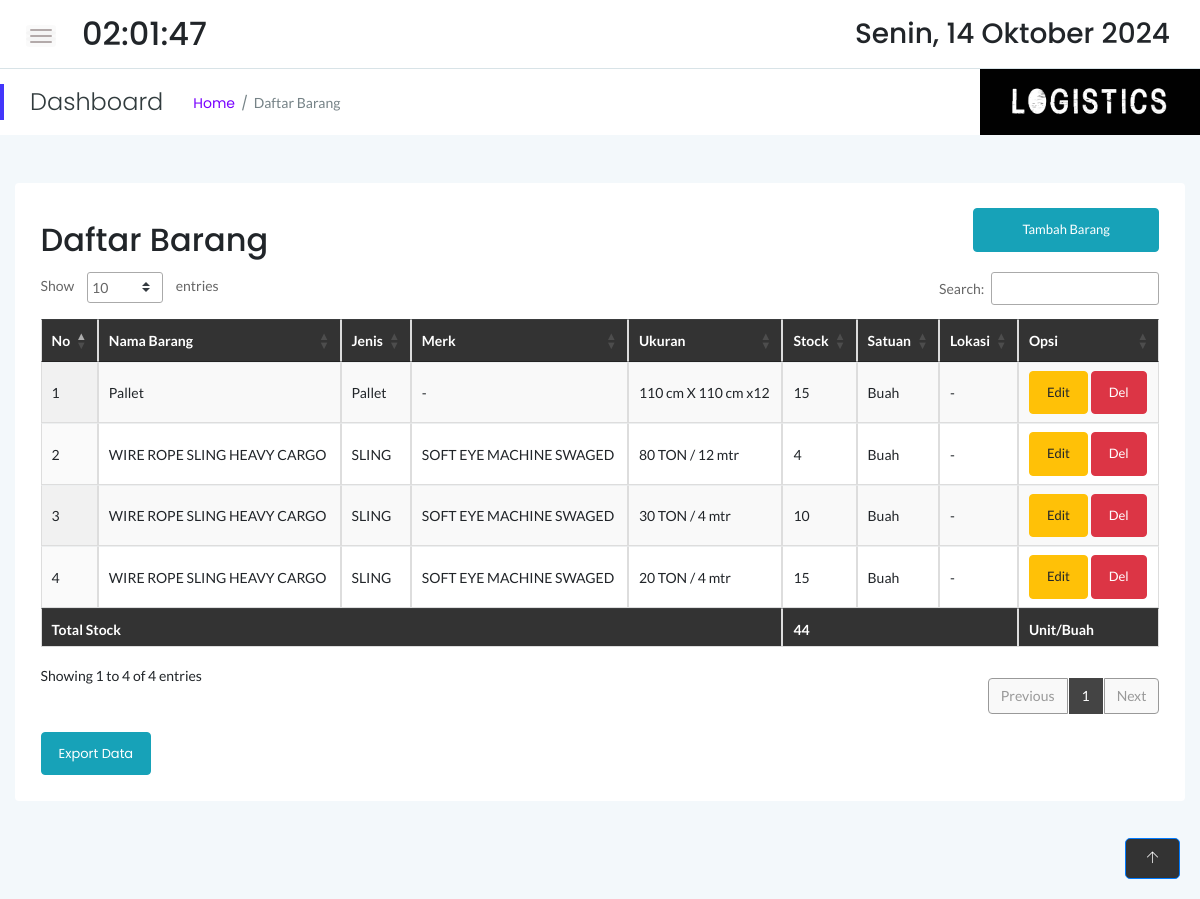
Screenshot of /stock/stock.php (signed in) with the database file from the repository.
### tables this page shows
CREATE TABLE `sstock_brg` (
  `idx` int(11) NOT NULL,
  `nama` varchar(55) NOT NULL,
  `jenis` varchar(30) NOT NULL,
  `merk` varchar(40) NOT NULL,
  `ukuran` varchar(20) NOT NULL,
  `stock` int(12) NOT NULL,
  `satuan` varchar(10) NOT NULL,
  `lokasi` varchar(55) NOT NULL
);

### stock/stock.php (the view, shortened to what this page needs)
<!doctype html>
<html class="no-js" lang="en">
<?php
    include '../dbconnect.php';
	?>
<head>
    <link rel="stylesheet" href="assets/css/bootstrap.min.css">
    <link rel="stylesheet" href="assets/css/font-awesome.min.css">
    <link rel="stylesheet" href="assets/css/themify-icons.css">
    <link rel="stylesheet" href="assets/css/metisMenu.css">
    <link rel="stylesheet" href="assets/css/owl.carousel.min.css">
    <link rel="stylesheet" href="assets/css/slicknav.min.css">
    <link rel="stylesheet" href="https://www.amcharts.com/lib/3/plugins/export/export.css" type="text/css" media="all" />
	<link rel="stylesheet" type="text/css" href="https://cdn.datatables.net/1.10.19/css/jquery.dataTables.min.css">
    <link rel="stylesheet" type="text/css" href="https://cdn.datatables.net/1.10.19/css/jquery.dataTables.css">
    <link rel="stylesheet" type="text/css" href="https://cdn.datatables.net/1.10.18/css/dataTables.bootstrap4.min.css">
    <link rel="stylesheet" type="text/css" href="https://cdn.datatables.net/responsive/2.2.3/css/responsive.bootstrap.min.css">
    <link rel="stylesheet" type="text/css" href="https://cdn.datatables.net/responsive/2.2.3/css/responsive.jqueryui.min.css">
	<link rel="stylesheet" type="text/css" href="https://cdn.datatables.net/buttons/1.5.2/css/buttons.dataTables.min.css">
    <link rel="stylesheet" href="assets/css/typography.css">
    <link rel="stylesheet" href="assets/css/default-css.css">
    <link rel="stylesheet" href="assets/css/styles.css">
    <link rel="stylesheet" href="assets/css/responsive.css">
</head>
<body>
    <div class="page-container">
        <div class="main-content">
            <div class="header-area">
                <div class="row align-items-center">
                    <div class="col-md-6 col-sm-8 clearfix">
                        <div class="nav-btn pull-left">
                            <span></span>
                            <span></span>
                            <span></span>
                        </div>
                        <div class="search-box pull-left">
                            <form action="#">
                                <h2 id="jam-digital"></h2>
                            </form>
                        </div>
                    </div>
                    <div class="col-md-6 col-sm-4 clearfix">
                        <ul class="notification-area pull-right">
                            <li><h3><div class="date">
						</b></div></h3>
						</li>
                        </ul>
                    </div>
                </div>
            </div>
            <div class="page-title-area">
                <div class="row align-items-center">
                    <div class="col-sm-6">
                        <div class="breadcrumbs-area clearfix">
                            <h4 class="page-title pull-left">Dashboard</h4>
                            <ul class="breadcrumbs pull-left">
                                <li><a href="index.php">Home</a></li>
                                <li><span>Daftar Barang</span></li>
                            </ul>
                        </div>
                    </div>
                    <div class="col-sm-6 clearfix">
                        <div class="user-profile pull-right" style="color:black; padding:0px;">
                            <img src="log.jpg" width="220px" class="user-name dropdown-toggle" data-toggle="dropdown"\>
                        </div>
                    </div>
                </div>
            </div>
            <div class="main-content-inner">
                <div class="row mt-5 mb-5">
                    <div class="col-12">
                        <div class="card">
                            <div class="card-body">
                                <div class="d-sm-flex justify-content-between align-items-center">
									<h2>Daftar Barang</h2>
									<button style="margin-bottom:20px" data-toggle="modal" data-target="#myModal" class="btn btn-info col-md-2"><span class="glyphicon glyphicon-plus"></span>Tambah Barang</button>
                                </div>
                                    <div class="data-tables datatable-dark">
										 <table id="dataTable3" class="display" style="width:100%"><thead class="thead-dark">
											<tr>
												<th>No</th>
												<th>Nama Barang</th>
												<th>Jenis</th>
												<th>Merk</th>
												<th>Ukuran</th>
												<th>Stock</th>
												<th>Satuan</th>
												<th>Lokasi</th>
												<th>Opsi</th>
											</tr></thead><tbody>
											<?php
											$brgs=mysqli_query($conn,"SELECT * from sstock_brg order by nama ASC");
											$no=1;
                                            $total_stock = 0;
											while($p=mysqli_fetch_array($brgs)){
                                                $idb = $p['idx'];
												?>
												<tr>
													<td><?php echo $no++ ?></td>
													<td><?php echo $p['nama'] ?></td>
													<td><?php echo $p['jenis'] ?></td>
													<td><?php echo $p['merk'] ?></td>
													<td><?php echo $p['ukuran'] ?></td>
													<td><?php echo $p['stock'] ?></td>
													<td><?php echo $p['satuan'] ?></td>
													<td><?php echo $p['lokasi'] ?></td>
                                                    <td><button data-toggle="modal" data-target="#edit<?=$idb;?>" class="btn btn-warning">Edit</button> <button data-toggle="modal" data-target="#del<?=$idb;?>" class="btn btn-danger">Del</button></td>
												</tr>
												<?php
                                                $total_stock += $p['stock'];
											}
											?>
										</tbody>
                                        <tfoot style="background-color: #333; color: #fff;">
                                            <tr>
                                                <th colspan="5">Total Stock</th>
                                                <th colspan="3"><?= $total_stock ?></th>
                                                <th colspan="">Unit/Buah</th>
                                            </tr>
                                        </tfoot>
										</table>
                                    </div>
									<a href="exportstkbhn.php" target="_blank" class="btn btn-info mt-3">Export Data</a>
                                </div>
                            </div>
                        </div>
                    </div>
                </div>
            </div>
            <button id="back-to-top" class="btn btn-primary btn-lg">
                    <i class="ti-arrow-up"></i>
                </button>
        </div>
</body>
</html>

### stock/assets/css/styles.css (style rules this page uses)
.page-container { width: 100%; height: 100%; min-height: 100vh; padding-left: 280px; -webkit-transition: padding-left 0.3s ease 0s; transition: padding-left 0.3s ease 0s; }
.card { border: none; border-radius: 4px; background-color: #fff; -webkit-transition: all 0.3s ease 0s; transition: all 0.3s ease 0s; }
.card-body { padding: 25.6px; padding: 1.6rem; }
.main-content { width: 100%; background: #F3F8FB; }
.main-content-inner { padding: 0 30px 50px; }
.header-area { padding: 15px 30px; background: #fff; border-bottom: 1px solid #d8e3e7; }
.nav-btn { margin-right: 30px; margin-top: 10px; cursor: pointer; }
.nav-btn span { display: block; width: 22px; height: 2px; background: #b3aaaa; margin: 4px 0; border-radius: 15px; -webkit-transition: all 0.3s ease 0s; transition: all 0.3s ease 0s; box-shadow: 0 0 0 4px rgba(99, 96, 96, 0.03); }
.search-box form { position: relative; }
.notification-area { -webkit-user-select: none; -moz-user-select: none; -ms-user-select: none; user-select: none; position: relative; z-index: 1; }
.notification-area li { display: inline-block; margin-left: 20px; cursor: pointer; -webkit-user-select: none; -moz-user-select: none; -ms-user-select: none; user-select: none; }
.page-title-area { padding: 0 30px; background: #fff; position: relative; }
.page-title-area:before { content: ''; position: absolute; left: 0; top: 50%; width: 4px; height: 36px; background: var(--primary-color); -webkit-transform: translateY(-50%); transform: translateY(-50%); }
.page-title { font-size: 24px; font-weight: 300; color: #313b3d; letter-spacing: 0; margin-right: 30px; }
ul.breadcrumbs { margin-top: 4px; }
.breadcrumbs li { display: inline-block; }
.breadcrumbs li a, .breadcrumbs li span { display: block; font-size: 14px; font-weight: 400; color: #7801ff; letter-spacing: 0; margin-right: 16px; position: relative; }
.breadcrumbs li a:before { content: '/'; color: #768387; position: absolute; right: -13px; top: 0; }
.breadcrumbs li span { margin-right: 0; color: #768387; text-transform: capitalize; }
.user-profile { margin-right: -30px; display: -webkit-box; display: -ms-flexbox; display: flex; -webkit-box-align: center; -ms-flex-align: center; align-items: center; -ms-flex-wrap: wrap; flex-wrap: wrap; background: -webkit-linear-gradient(left, #8914fe 0%, #8063f5 100%); background: linear-gradient(to right, #8914fe 0%, #8063f5 100%); padding: 17px 38px; position: relative; }
.user-name { font-size: 17px; font-weight: 500; color: #fff; letter-spacing: 0; cursor: pointer; -webkit-user-select: none; -moz-user-select: none; -ms-user-select: none; user-select: none; }
.notification-area .dropdown-toggle, .user-name.dropdown-toggle { position: relative; }
.notification-area .dropdown-toggle:after, .user-name.dropdown-toggle:after { display: none; }
.btn { padding: 11px 17px; font-size: 13px; letter-spacing: 0; }
.btn-lg { padding: 15px 22px; }
table tr th { border-bottom: none; }
table tr th, table tr td { border-top: 1px solid rgba(120, 130, 140, 0.13) !important; }
table.dataTable thead th, table.dataTable thead td { border-bottom-color: transparent; }
.datatable-dark thead { background: #444; color: #fff; }
.data-tables { overflow-x: auto; }
.data-tables table { width: 100%; border-collapse: collapse; }
.data-tables th, .data-tables td { border: 1px solid #ddd; padding: 8px; text-align: left; }
.data-tables th { background-color: #333; color: #fff; }
.data-tables tfoot { display: table-row-group; background-color: #333; }
.data-tables tfoot th { flex: 1 0 20%; color: #fff; }

### stock/stock.php (style rules this page uses)
#back-to-top { position: fixed; bottom: 20px; right: 20px; z-index: 999; background-color: #333; color: #fff; padding: 10px 20px; border-radius: 5px; cursor: pointer; }

### rows the page displays
sstock_brg: nama "Pallet", jenis "Pallet", merk "-", ukuran "110 cm X 110 cm x12", stock "15", satuan "Buah", lokasi "-"
sstock_brg: nama "WIRE ROPE SLING HEAVY CARGO", jenis "SLING", merk "SOFT EYE MACHINE SWAGED", ukuran "80 TON / 12 mtr", stock "4", satuan "Buah", lokasi "-"
sstock_brg: nama "WIRE ROPE SLING HEAVY CARGO", jenis "SLING", merk "SOFT EYE MACHINE SWAGED", ukuran "30 TON / 4 mtr", stock "10", satuan "Buah", lokasi "-"
sstock_brg: nama "WIRE ROPE SLING HEAVY CARGO", jenis "SLING", merk "SOFT EYE MACHINE SWAGED", ukuran "20 TON / 4 mtr", stock "15", satuan "Buah", lokasi "-"

### other values shown
$total_stock "44"
